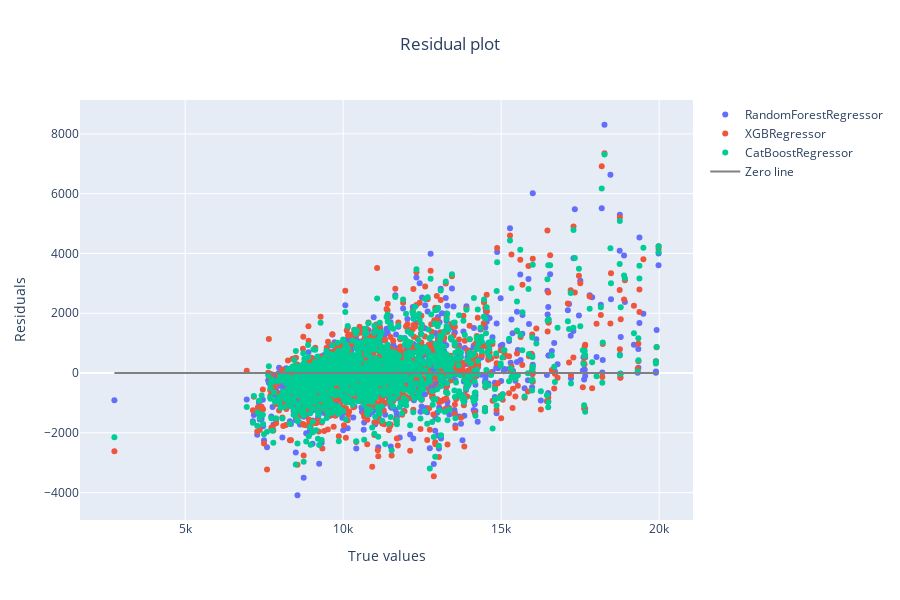

The notebook cell saved with this chart:
### Markdown cell above
Scaled data:

### Code cell
warnings.filterwarnings("ignore",)
clean_scaled_results = regressor_models_comparison(X_train_scaled, X_test_scaled, y_train, y_test, best_models, verbose= True, visualize_fit= False, visualize_resid= True, round_prediction=0)

### Figure 1 — Plotly figure (JSON) as saved in the notebook; plotly's stock layout.template omitted (floating-point values rounded to 4 significant figures; data arrays with more than 128 entries replaced by an {"elided": "..."} marker saying what was removed)
{"data": [{"mode": "markers", "name": "RandomForestRegressor", "type": "scatter", "x": {"elided": "1508 float values"}, "y": {"elided": "1508 float values"}}, {"mode": "markers", "name": "XGBRegressor", "type": "scatter", "x": {"elided": "1508 float values"}, "y": {"elided": "1508 float values"}}, {"mode": "markers", "name": "CatBoostRegressor", "type": "scatter", "x": {"elided": "1508 float values"}, "y": {"elided": "1508 float values"}}, {"line": {"color": "gray", "width": 2}, "mode": "lines", "name": "Zero line", "showlegend": true, "type": "scatter", "x": [2761.0, 19980.0], "y": [0, 0]}], "layout": {"height": 600, "title": {"text": "Residual plot ", "x": 0.5}, "xaxis": {"title": {"text": "True values"}}, "yaxis": {"title": {"text": "Residuals"}}}}
